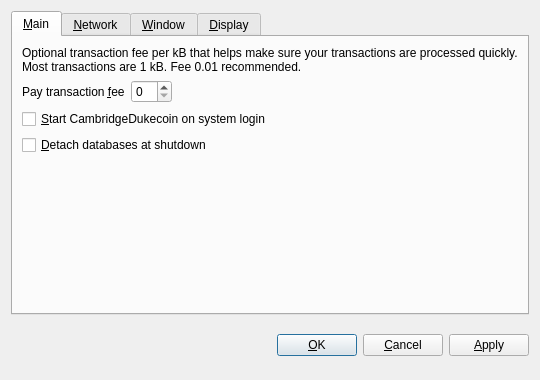
<?xml version="1.0" encoding="UTF-8"?>
<ui version="4.0">
 <class>OptionsDialog</class>
 <widget class="QDialog" name="OptionsDialog">
  <property name="geometry">
   <rect>
    <x>0</x>
    <y>0</y>
    <width>540</width>
    <height>380</height>
   </rect>
  </property>
  <property name="windowTitle">
   <string>Options</string>
  </property>
  <property name="modal">
   <bool>true</bool>
  </property>
  <layout class="QVBoxLayout" name="verticalLayout">
   <item>
    <widget class="QTabWidget" name="tabWidget">
     <property name="tabPosition">
      <enum>QTabWidget::North</enum>
     </property>
     <property name="currentIndex">
      <number>0</number>
     </property>
     <widget class="QWidget" name="tabMain">
      <attribute name="title">
       <string>&amp;Main</string>
      </attribute>
      <layout class="QVBoxLayout" name="verticalLayout_Main">
       <item>
        <widget class="QLabel" name="transactionFeeInfoLabel">
         <property name="text">
          <string>Optional transaction fee per kB that helps make sure your transactions are processed quickly. Most transactions are 1 kB. Fee 0.01 recommended.</string>
         </property>
         <property name="textFormat">
          <enum>Qt::PlainText</enum>
         </property>
         <property name="wordWrap">
          <bool>true</bool>
         </property>
        </widget>
       </item>
       <item>
        <layout class="QHBoxLayout" name="horizontalLayout_Main">
         <item>
          <widget class="QLabel" name="transactionFeeLabel">
           <property name="text">
            <string>Pay transaction &amp;fee</string>
           </property>
           <property name="textFormat">
            <enum>Qt::PlainText</enum>
           </property>
           <property name="buddy">
            <cstring>transactionFee</cstring>
           </property>
          </widget>
         </item>
         <item>
          <widget class="BitcoinAmountField" name="transactionFee"/>
         </item>
         <item>
          <spacer name="horizontalSpacer_Main">
           <property name="orientation">
            <enum>Qt::Horizontal</enum>
           </property>
           <property name="sizeHint" stdset="0">
            <size>
             <width>40</width>
             <height>20</height>
            </size>
           </property>
          </spacer>
         </item>
        </layout>
       </item>
       <item>
        <widget class="QCheckBox" name="bitcoinAtStartup">
         <property name="toolTip">
          <string>Automatically start CambridgeDukecoin after logging in to the system.</string>
         </property>
         <property name="text">
          <string>&amp;Start CambridgeDukecoin on system login</string>
         </property>
        </widget>
       </item>
       <item>
        <widget class="QCheckBox" name="detachDatabases">
         <property name="toolTip">
          <string>Detach block and address databases at shutdown. This means they can be moved to another data directory, but it slows down shutdown. The wallet is always detached.</string>
         </property>
         <property name="text">
          <string>&amp;Detach databases at shutdown</string>
         </property>
        </widget>
       </item>
       <item>
        <spacer name="verticalSpacer_Main">
         <property name="orientation">
          <enum>Qt::Vertical</enum>
         </property>
         <property name="sizeHint" stdset="0">
          <size>
           <width>20</width>
           <height>40</height>
          </size>
         </property>
        </spacer>
       </item>
      </layout>
     </widget>
     <widget class="QWidget" name="tabNetwork">
      <attribute name="title">
       <string>&amp;Network</string>
      </attribute>
      <layout class="QVBoxLayout" name="verticalLayout_Network">
       <item>
        <widget class="QCheckBox" name="mapPortUpnp">
         <property name="toolTip">
          <string>Automatically open the CambridgeDukecoin client port on the router. This only works when your router supports UPnP and it is enabled.</string>
         </property>
         <property name="text">
          <string>Map port using &amp;UPnP</string>
         </property>
        </widget>
       </item>
       <item>
        <widget class="QCheckBox" name="connectSocks">
         <property name="toolTip">
          <string>Connect to the CambridgeDukecoin network through a SOCKS proxy (e.g. when connecting through Tor).</string>
         </property>
         <property name="text">
          <string>&amp;Connect through SOCKS proxy:</string>
         </property>
        </widget>
       </item>
       <item>
        <layout class="QHBoxLayout" name="horizontalLayout_Network">
         <item>
          <widget class="QLabel" name="proxyIpLabel">
           <property name="text">
            <string>Proxy &amp;IP:</string>
           </property>
           <property name="textFormat">
            <enum>Qt::PlainText</enum>
           </property>
           <property name="buddy">
            <cstring>proxyIp</cstring>
           </property>
          </widget>
         </item>
         <item>
          <widget class="QValidatedLineEdit" name="proxyIp">
           <property name="maximumSize">
            <size>
             <width>140</width>
             <height>16777215</height>
            </size>
           </property>
           <property name="toolTip">
            <string>IP address of the proxy (e.g. 127.0.0.1)</string>
           </property>
          </widget>
         </item>
         <item>
          <widget class="QLabel" name="proxyPortLabel">
           <property name="text">
            <string>&amp;Port:</string>
           </property>
           <property name="textFormat">
            <enum>Qt::PlainText</enum>
           </property>
           <property name="buddy">
            <cstring>proxyPort</cstring>
           </property>
          </widget>
         </item>
         <item>
          <widget class="QLineEdit" name="proxyPort">
           <property name="maximumSize">
            <size>
             <width>55</width>
             <height>16777215</height>
            </size>
           </property>
           <property name="toolTip">
            <string>Port of the proxy (e.g. 9050)</string>
           </property>
          </widget>
         </item>
         <item>
          <widget class="QLabel" name="socksVersionLabel">
           <property name="text">
            <string>SOCKS &amp;Version:</string>
           </property>
           <property name="textFormat">
            <enum>Qt::PlainText</enum>
           </property>
           <property name="buddy">
            <cstring>socksVersion</cstring>
           </property>
          </widget>
         </item>
         <item>
          <widget class="QValueComboBox" name="socksVersion">
           <property name="toolTip">
            <string>SOCKS version of the proxy (e.g. 5)</string>
           </property>
          </widget>
         </item>
         <item>
          <spacer name="horizontalSpacer_Network">
           <property name="orientation">
            <enum>Qt::Horizontal</enum>
           </property>
           <property name="sizeHint" stdset="0">
            <size>
             <width>40</width>
             <height>20</height>
            </size>
           </property>
          </spacer>
         </item>
        </layout>
       </item>
       <item>
        <spacer name="verticalSpacer_Network">
         <property name="orientation">
          <enum>Qt::Vertical</enum>
         </property>
         <property name="sizeHint" stdset="0">
          <size>
           <width>20</width>
           <height>40</height>
          </size>
         </property>
        </spacer>
       </item>
      </layout>
     </widget>
     <widget class="QWidget" name="tabWindow">
      <attribute name="title">
       <string>&amp;Window</string>
      </attribute>
      <layout class="QVBoxLayout" name="verticalLayout_Window">
       <item>
        <widget class="QCheckBox" name="minimizeToTray">
         <property name="toolTip">
          <string>Show only a tray icon after minimizing the window.</string>
         </property>
         <property name="text">
          <string>&amp;Minimize to the tray instead of the taskbar</string>
         </property>
        </widget>
       </item>
       <item>
        <widget class="QCheckBox" name="minimizeOnClose">
         <property name="toolTip">
          <string>Minimize instead of exit the application when the window is closed. When this option is enabled, the application will be closed only after selecting Quit in the menu.</string>
         </property>
         <property name="text">
          <string>M&amp;inimize on close</string>
         </property>
        </widget>
       </item>
       <item>
        <spacer name="verticalSpacer_Window">
         <property name="orientation">
          <enum>Qt::Vertical</enum>
         </property>
         <property name="sizeHint" stdset="0">
          <size>
           <width>20</width>
           <height>40</height>
          </size>
         </property>
        </spacer>
       </item>
      </layout>
     </widget>
     <widget class="QWidget" name="tabDisplay">
      <attribute name="title">
       <string>&amp;Display</string>
      </attribute>
      <layout class="QVBoxLayout" name="verticalLayout_Display">
       <item>
        <layout class="QHBoxLayout" name="horizontalLayout_1_Display">
         <item>
          <widget class="QLabel" name="langLabel">
           <property name="text">
            <string>User Interface &amp;language:</string>
           </property>
           <property name="textFormat">
            <enum>Qt::PlainText</enum>
           </property>
           <property name="buddy">
            <cstring>lang</cstring>
           </property>
          </widget>
         </item>
         <item>
          <widget class="QValueComboBox" name="lang">
           <property name="toolTip">
            <string>The user interface language can be set here. This setting will take effect after restarting CambridgeDukecoin.</string>
           </property>
          </widget>
         </item>
        </layout>
       </item>
       <item>
        <layout class="QHBoxLayout" name="horizontalLayout_2_Display">
         <item>
          <widget class="QLabel" name="unitLabel">
           <property name="text">
            <string>&amp;Unit to show amounts in:</string>
           </property>
           <property name="textFormat">
            <enum>Qt::PlainText</enum>
           </property>
           <property name="buddy">
            <cstring>unit</cstring>
           </property>
          </widget>
         </item>
         <item>
          <widget class="QValueComboBox" name="unit">
           <property name="toolTip">
            <string>Choose the default subdivision unit to show in the interface and when sending coins.</string>
           </property>
          </widget>
         </item>
        </layout>
       </item>
       <item>
        <widget class="QCheckBox" name="displayAddresses">
         <property name="toolTip">
          <string>Whether to show CambridgeDukecoin addresses in the transaction list.</string>
         </property>
         <property name="text">
          <string>&amp;Display addresses in transaction list</string>
         </property>
        </widget>
       </item>
       <item>
        <widget class="QCheckBox" name="coinControlFeatures">
         <property name="toolTip">
          <string>Whether to show coin control features or not.</string>
         </property>
         <property name="text">
          <string>Display coin &amp;control features (experts only!)</string>
         </property>
        </widget>
       </item>
       <item>
        <spacer name="verticalSpacer_Display">
         <property name="orientation">
          <enum>Qt::Vertical</enum>
         </property>
         <property name="sizeHint" stdset="0">
          <size>
           <width>20</width>
           <height>40</height>
          </size>
         </property>
        </spacer>
       </item>
      </layout>
     </widget>
    </widget>
   </item>
   <item>
    <layout class="QHBoxLayout" name="horizontalLayout_Buttons">
     <item>
      <spacer name="horizontalSpacer_1">
       <property name="orientation">
        <enum>Qt::Horizontal</enum>
       </property>
       <property name="sizeHint" stdset="0">
        <size>
         <width>40</width>
         <height>48</height>
        </size>
       </property>
      </spacer>
     </item>
     <item>
      <widget class="QLabel" name="statusLabel">
       <property name="font">
        <font>
         <weight>75</weight>
         <bold>true</bold>
        </font>
       </property>
       <property name="text">
        <string/>
       </property>
       <property name="textFormat">
        <enum>Qt::PlainText</enum>
       </property>
       <property name="wordWrap">
        <bool>true</bool>
       </property>
      </widget>
     </item>
     <item>
      <spacer name="horizontalSpacer_2">
       <property name="orientation">
        <enum>Qt::Horizontal</enum>
       </property>
       <property name="sizeHint" stdset="0">
        <size>
         <width>40</width>
         <height>48</height>
        </size>
       </property>
      </spacer>
     </item>
     <item>
      <widget class="QPushButton" name="okButton">
       <property name="text">
        <string>&amp;OK</string>
       </property>
      </widget>
     </item>
     <item>
      <widget class="QPushButton" name="cancelButton">
       <property name="text">
        <string>&amp;Cancel</string>
       </property>
       <property name="autoDefault">
        <bool>false</bool>
       </property>
      </widget>
     </item>
     <item>
      <widget class="QPushButton" name="applyButton">
       <property name="text">
        <string>&amp;Apply</string>
       </property>
       <property name="autoDefault">
        <bool>false</bool>
       </property>
      </widget>
     </item>
    </layout>
   </item>
  </layout>
 </widget>
 <customwidgets>
  <customwidget>
   <class>BitcoinAmountField</class>
   <extends>QSpinBox</extends>
   <header>bitcoinamountfield.h</header>
  </customwidget>
  <customwidget>
   <class>QValueComboBox</class>
   <extends>QComboBox</extends>
   <header>qvaluecombobox.h</header>
  </customwidget>
  <customwidget>
   <class>QValidatedLineEdit</class>
   <extends>QLineEdit</extends>
   <header>qvalidatedlineedit.h</header>
  </customwidget>
 </customwidgets>
 <resources/>
 <connections/>
</ui>
